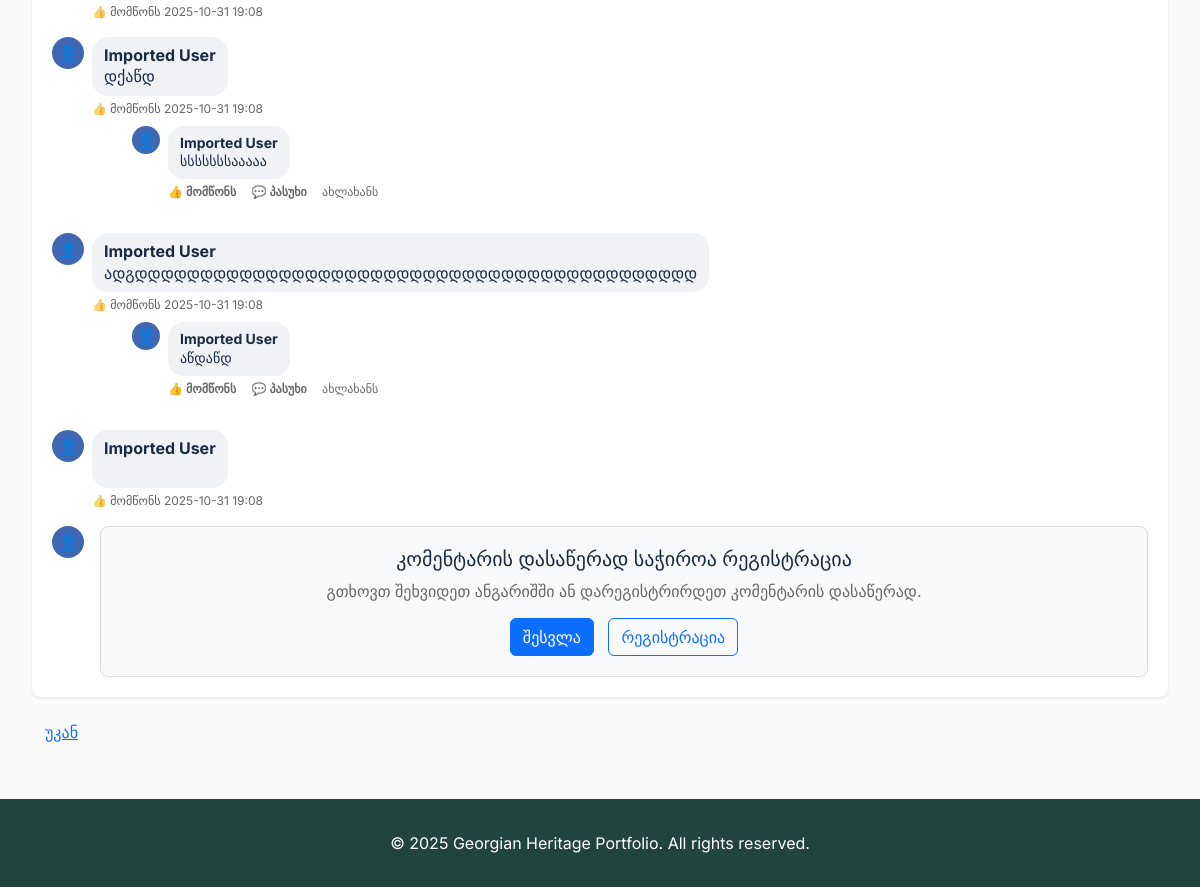
/project/project_2 (lower part), run on an earlier commit of the app's database.
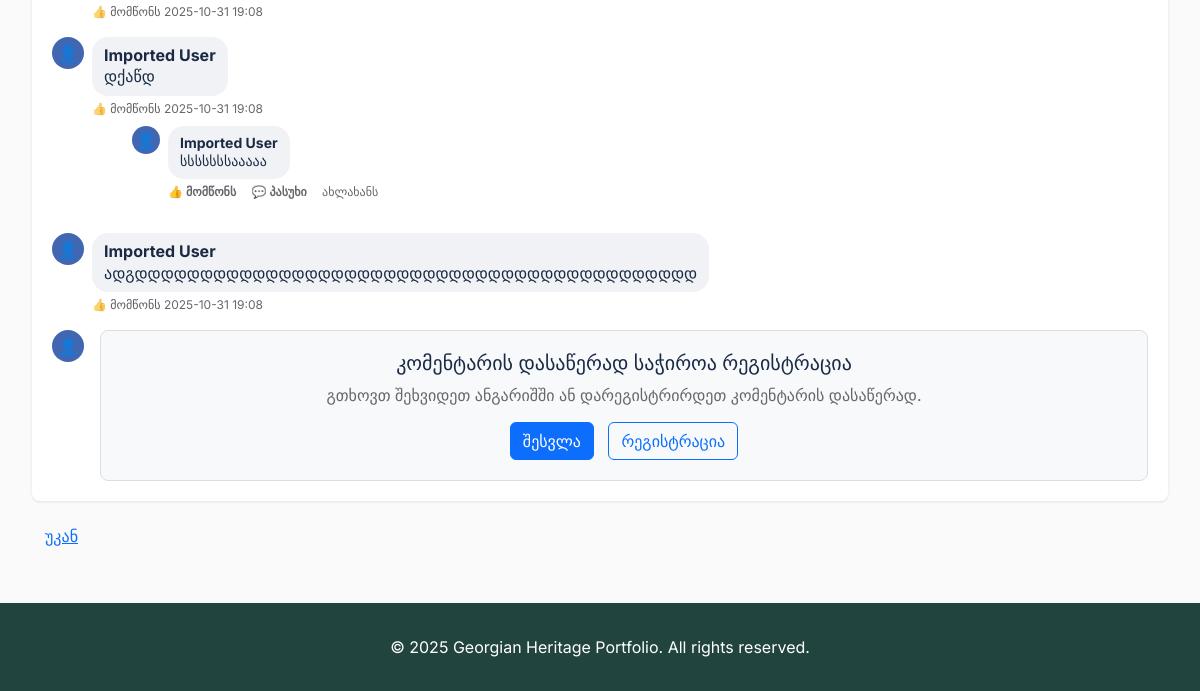
And on a later commit of the database.
### models.py (models this page shows, shortened)
class Comment(db.Model):
    id = db.Column(db.Integer, primary_key=True)
    content = db.Column(db.Text, nullable=False)
    project_id = db.Column(db.String(50), nullable=False)
    user_id = db.Column(db.Integer, db.ForeignKey('user.id'), nullable=False)  # Required for registered users only
    parent_id = db.Column(db.Integer, db.ForeignKey('comment.id'), nullable=True)
    media_urls = db.Column(db.Text, nullable=True)  # JSON array of Cloudinary URLs
    created_at = db.Column(db.DateTime, default=datetime.utcnow)
    replies = db.relationship('Comment', backref=db.backref('parent', remote_side=[id]), lazy=True)
    likes = db.relationship('Like', backref='comment', lazy=True, cascade='all, delete-orphan')
    def get_like_count(self):
        return len(self.likes)
    def get_media_urls(self):
        if self.media_urls:
            import json
            try:
                return json.loads(self.media_urls)
            except json.JSONDecodeError:
                return []
        elif hasattr(self, 'media_url') and self.media_url:
            return [self.media_url]
        return []
    def has_media(self):
        if self.media_urls:
            return bool(self.get_media_urls())
        elif hasattr(self, 'media_url') and self.media_url:
            return True
        return False

class User(UserMixin, db.Model):
    id = db.Column(db.Integer, primary_key=True)
    name = db.Column(db.String(50), nullable=False)
    email = db.Column(db.String(120), unique=True, nullable=False)
    password_hash = db.Column(db.String(128), nullable=False)
    email_verified = db.Column(db.Boolean, default=False, nullable=False)
    verification_token = db.Column(db.String(100), nullable=True)
    reset_token = db.Column(db.String(100), nullable=True)
    reset_token_expires = db.Column(db.DateTime, nullable=True)
    created_at = db.Column(db.DateTime, default=datetime.utcnow)
    is_active = db.Column(db.Boolean, default=True)
    comments = db.relationship('Comment', backref='author', lazy=True)

### app.py (the view)
@app.route('/project/<project_id>')
def project_detail(project_id):
    projects = load_projects()
    project = next((p for p in projects if p['id'] == project_id), None)
    if not project:
        return 'Project not found', 404
    comments = Comment.query.filter_by(project_id=project_id, parent_id=None).order_by(Comment.created_at.desc()).all()
    description = project.get('description', '')
    if not description:
        desc_path = os.path.join('projects', project['folder'], 'description.txt')
        if os.path.exists(desc_path):
            with open(desc_path, 'r', encoding='utf-8') as f:
                description = clean_description(f.read())
    else:
        description = clean_description(description)
    return render_template('project_detail.html', project=project, comments=comments, description=description)

### app.py (called while the page is built)
def clean_description(text):
    if not text:
        return text
    text = re.sub(r'\n{3,}', '\n\n', text)
    text = text.strip()
    return text

### templates/project_detail.html (shortened to what the changed rows need)
{% extends 'base.html' %}
{% block head %}
    <link rel="stylesheet" href="https://cdn.jsdelivr.net/npm/glightbox/dist/css/glightbox.min.css">
    <link rel="stylesheet" href="https://unpkg.com/leaflet@1.9.4/dist/leaflet.css" />
{% endblock %}
{% block content %}
<div class="container-fluid">
    <div class="fb-comments">
        <div id="comments-list">
            {% for comment in comments %}
            <div class="fb-comment" data-comment-id="{{ comment.id if comment.id else loop.index0 }}">
                <div class="fb-comment-avatar">
                </div>
                <div class="fb-comment-body">
                    <div class="fb-comment-content">
                        {% if comment.author %}
                            <strong>{{ comment.author.name }}</strong><br>
                        {% endif %}
                        {% if comment.content %}{{ comment.content }}{% endif %}
                    </div>
                    <div class="fb-comment-actions">
                        {% if current_user.is_authenticated %}
                            <a href="#" class="like-btn" data-comment-id="{{ comment.id }}"
                               data-liked="{{ 'true' if comment.is_liked_by_user(current_user.id) else 'false' }}">
                                {% if comment.is_liked_by_user(current_user.id) %}
                                    ❤️ მომწონს ({{ comment.get_like_count() }})
                                {% else %}
                                    👍 მომწონს{% if comment.get_like_count() > 0 %} ({{ comment.get_like_count() }}){% endif %}
                                {% endif %}
                            </a>
                            <a href="#" class="reply-btn" data-parent="{{ comment.id if comment.id else loop.index0 }}">💬 პასუხი</a>
                        {% else %}
                            <span class="text-muted">👍 მომწონს{% if comment.get_like_count() > 0 %} ({{ comment.get_like_count() }}){% endif %}</span>
                        {% endif %}
                        <span style="color: #65676b;">{{ comment.created_at.strftime('%Y-%m-%d %H:%M') if comment.created_at else 'ახლახანს' }}</span>
                    </div>
                    {% if comment.replies %}
                    <div class="fb-replies">
                        {% for reply in comment.replies %}
                        <div class="fb-comment">
                            <div class="fb-comment-avatar" style="width: 28px; height: 28px;">
                                👤
                            </div>
                            <div class="fb-comment-body">
                                <div class="fb-comment-content" style="font-size: 14px;">
                                    {% if reply.author %}
                                        <strong>{{ reply.author.name }}</strong><br>
                                    {% endif %}
                                    {% if reply.content %}{{ reply.content }}{% endif %}
                                </div>
                                <div class="fb-comment-actions">
                                    <a href="#" class="like-btn">👍 მომწონს</a>
                                    <a href="#" class="reply-btn" data-parent="{{ reply.id if reply.id else loop.index0 }}">💬 პასუხი</a>
                                    <span style="color: #65676b;">{{ reply.date if reply.date else 'ახლახანს' }}</span>
                                </div>
                            </div>
                        </div>
                        {% endfor %}
                    </div>
                    {% endif %}
                </div>
            </div>
            {% endfor %}
        </div>
    </div>
</div>
{% endblock %}

What changed in the data, as far as the page shows it:
removed Comment: author.name "Imported User", content "აწდაწდ", date "ახლახანს"
removed Comment: author.name "Imported User", created_at "2025-10-31 19:08"
